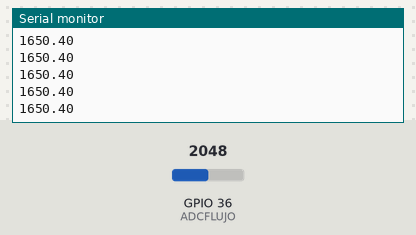
A sketch run on a simulated ESP32. Parts: the last lines printed to the serial monitor. The inputs (shaded band) are chosen by the test bench; at power-on: GPIO 36 (ADCFLUJO) = 2048.

Above: at 1.2 s.
1.3 s: GPIO 36 (ADCFLUJO) set to 2866
At 1.31 s:
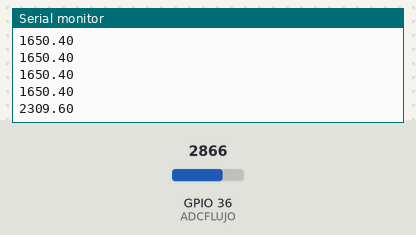
2.8 s: GPIO 36 (ADCFLUJO) set to 3603
At 2.81 s:
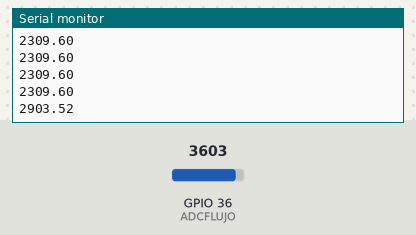
Timing chart, 0 to 5.8 s (numbered marks = the images above; inputs shaded):
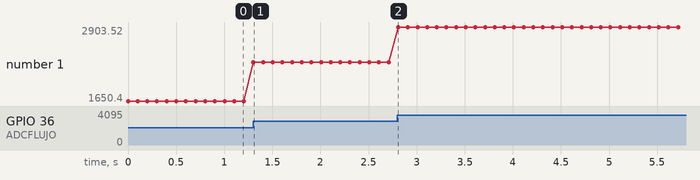

The sketch:

MPX5010DP.ino
```cpp
////////////////////////////
#define ADCFLUJO   36 //ESP32 pin GIOP3 (ADC0) connected to Venturi
#define ADCPRESION 39 // ESP32 pin GIOP36 (ADC3)
const float ADC_mV = 0.8058608058;       // convesion multiplier from ESP32 ADC value to voltage in mV
const float SensorOffset = 244.0;     // in mV taken from datasheet; 244mv medido con multimetro
const float sensitivity = 4.413;      // in mV/mmH2O taken from datasheet
const float mmh2O_cmH2O = 10;         // divide by this figure to convert mmH2O to cmH2O
const float mmh2O_kpa = 0.00981;      // convesion multiplier from mmH2O to kPa
///////////////////////////////

void setup() {
  Serial.begin(115200); //iniciar puerto serie a 115200 baudios}

}

void loop() {
  float FLUJO = (analogRead(ADCFLUJO) * ADC_mV - SensorOffset) / sensitivity / mmh2O_cmH2O; // resultado en cmH2O
  float ADC36 = (analogRead(ADCFLUJO)*ADC_mV);
  Serial.println(ADC36);
  delay(100);

}
```

Measured:
- after the input at 1.3 s, the serial monitor: prints a new line at once (image 1)
- after the input at 2.8 s, the serial monitor: prints a new line at once (image 2)
- plotted number 1: 1650.4 → 2309.6 after the input at 1.3 s, 2309.6 → 2903.52 after the input at 2.8 s
